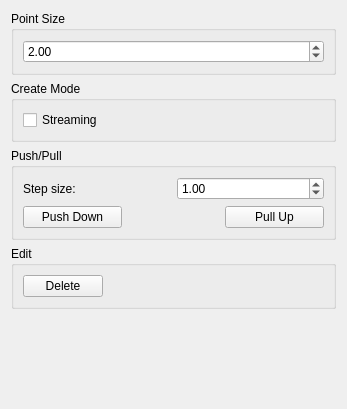
<?xml version="1.0" encoding="UTF-8"?>
<ui version="4.0">
 <class>PropertiesWidget</class>
 <widget class="QWidget" name="PropertiesWidget">
  <property name="geometry">
   <rect>
    <x>0</x>
    <y>0</y>
    <width>347</width>
    <height>409</height>
   </rect>
  </property>
  <property name="windowTitle">
   <string>Form</string>
  </property>
  <layout class="QVBoxLayout" name="verticalLayout">
   <item>
    <widget class="QGroupBox" name="groupBox">
     <property name="title">
      <string>Point Size</string>
     </property>
     <layout class="QVBoxLayout" name="verticalLayout_2">
      <item>
       <widget class="QDoubleSpinBox" name="_doubleSpinBoxPointSize">
        <property name="sizePolicy">
         <sizepolicy hsizetype="Minimum" vsizetype="Fixed">
          <horstretch>0</horstretch>
          <verstretch>0</verstretch>
         </sizepolicy>
        </property>
        <property name="minimum">
         <double>0.010000000000000</double>
        </property>
        <property name="maximum">
         <double>999999.989999999990687</double>
        </property>
        <property name="value">
         <double>2.000000000000000</double>
        </property>
       </widget>
      </item>
     </layout>
    </widget>
   </item>
   <item>
    <widget class="QGroupBox" name="groupBox_8">
     <property name="title">
      <string>Create Mode</string>
     </property>
     <layout class="QVBoxLayout" name="verticalLayout_11">
      <item>
       <widget class="QCheckBox" name="_checkBoxStreamingCreate">
        <property name="toolTip">
         <string>Add nodes in streaming mode </string>
        </property>
        <property name="text">
         <string>Streaming</string>
        </property>
       </widget>
      </item>
     </layout>
    </widget>
   </item>
   <item>
    <widget class="QGroupBox" name="groupBox_10">
     <property name="title">
      <string>Push/Pull</string>
     </property>
     <layout class="QVBoxLayout" name="verticalLayout_7">
      <item>
       <layout class="QHBoxLayout" name="horizontalLayout_2">
        <item>
         <widget class="QLabel" name="label_10">
          <property name="text">
           <string>Step size:</string>
          </property>
         </widget>
        </item>
        <item>
         <widget class="QDoubleSpinBox" name="_doubleSpinBoxStepSize">
          <property name="toolTip">
           <string>Set the depth for pushing/pulling segmentation points down/up a layer</string>
          </property>
          <property name="value">
           <double>1.000000000000000</double>
          </property>
         </widget>
        </item>
       </layout>
      </item>
      <item>
       <layout class="QHBoxLayout" name="horizontalLayout_6">
        <item>
         <widget class="QPushButton" name="_pushButtonPushDown">
          <property name="minimumSize">
           <size>
            <width>99</width>
            <height>0</height>
           </size>
          </property>
          <property name="text">
           <string>Push Down</string>
          </property>
         </widget>
        </item>
        <item>
         <spacer name="horizontalSpacer_5">
          <property name="orientation">
           <enum>Qt::Horizontal</enum>
          </property>
          <property name="sizeHint" stdset="0">
           <size>
            <width>40</width>
            <height>20</height>
           </size>
          </property>
         </spacer>
        </item>
        <item>
         <widget class="QPushButton" name="_pushButtonPullUp">
          <property name="minimumSize">
           <size>
            <width>99</width>
            <height>0</height>
           </size>
          </property>
          <property name="text">
           <string>Pull Up</string>
          </property>
         </widget>
        </item>
       </layout>
      </item>
     </layout>
    </widget>
   </item>
   <item>
    <widget class="QGroupBox" name="groupBox_11">
     <property name="title">
      <string>Edit</string>
     </property>
     <layout class="QVBoxLayout" name="verticalLayout_14">
      <item>
       <layout class="QHBoxLayout" name="horizontalLayout_5">
        <item>
         <widget class="QPushButton" name="_pushButtonDelete">
          <property name="toolTip">
           <string>Remove selected segmentation points</string>
          </property>
          <property name="text">
           <string>Delete</string>
          </property>
         </widget>
        </item>
        <item>
         <spacer name="horizontalSpacer_4">
          <property name="orientation">
           <enum>Qt::Horizontal</enum>
          </property>
          <property name="sizeHint" stdset="0">
           <size>
            <width>40</width>
            <height>20</height>
           </size>
          </property>
         </spacer>
        </item>
       </layout>
      </item>
     </layout>
    </widget>
   </item>
   <item>
    <spacer name="verticalSpacer">
     <property name="orientation">
      <enum>Qt::Vertical</enum>
     </property>
     <property name="sizeHint" stdset="0">
      <size>
       <width>20</width>
       <height>40</height>
      </size>
     </property>
    </spacer>
   </item>
  </layout>
 </widget>
 <resources>
  <include location="images.qrc"/>
 </resources>
 <connections/>
</ui>
